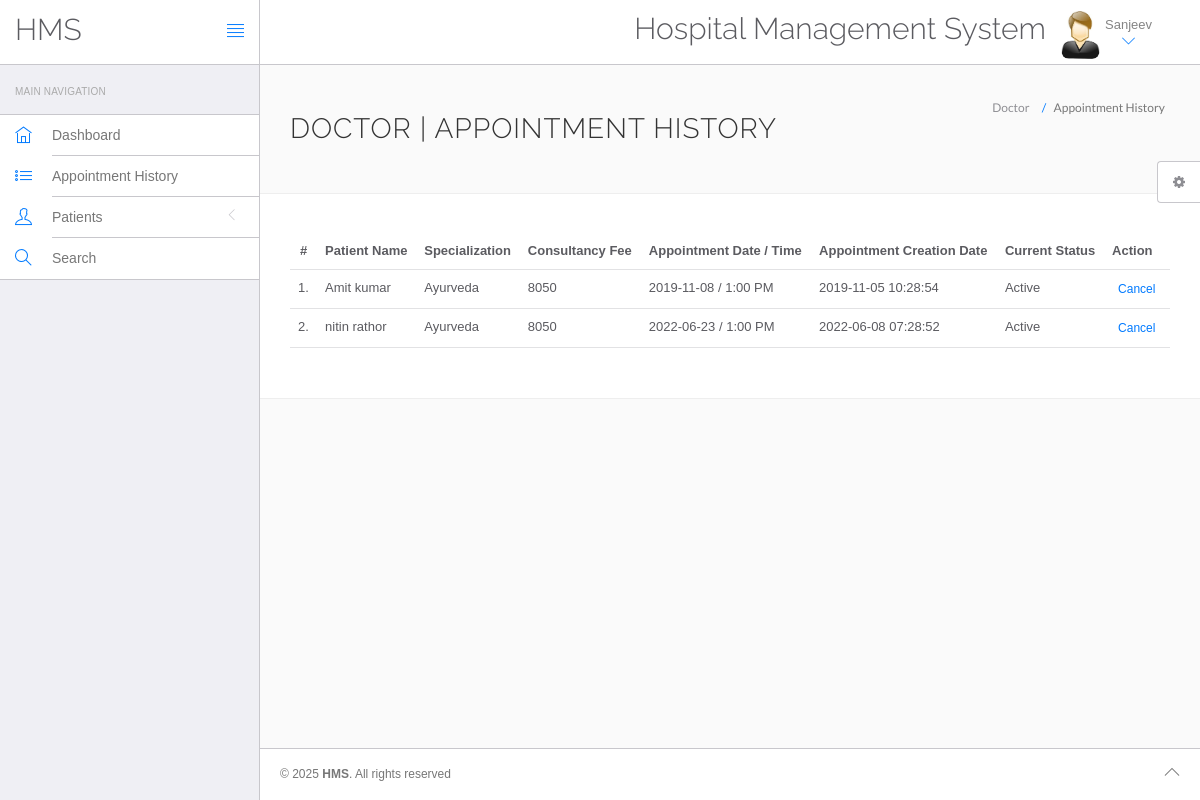
The app's page /hospital/hms/doctor/appointment-history.php (signed in) with its own data.
### tables this page shows
CREATE TABLE IF NOT EXISTS `doctors` (
  `id` int(11) NOT NULL AUTO_INCREMENT,
  `specilization` varchar(255) DEFAULT NULL,
  `doctorName` varchar(255) DEFAULT NULL,
  `address` longtext,
  `docFees` varchar(255) DEFAULT NULL,
  `contactno` bigint(11) DEFAULT NULL,
  `docEmail` varchar(255) DEFAULT NULL,
  `password` varchar(255) DEFAULT NULL,
  `creationDate` timestamp NULL DEFAULT CURRENT_TIMESTAMP,
  `updationDate` timestamp NULL DEFAULT NULL ON UPDATE CURRENT_TIMESTAMP,
  PRIMARY KEY (`id`)
);

CREATE TABLE IF NOT EXISTS `appointment` (
  `id` int(11) NOT NULL AUTO_INCREMENT,
  `doctorSpecialization` varchar(255) DEFAULT NULL,
  `doctorId` int(11) DEFAULT NULL,
  `userId` int(11) DEFAULT NULL,
  `consultancyFees` int(11) DEFAULT NULL,
  `appointmentDate` varchar(255) DEFAULT NULL,
  `appointmentTime` varchar(255) DEFAULT NULL,
  `postingDate` timestamp NULL DEFAULT CURRENT_TIMESTAMP,
  `userStatus` int(11) DEFAULT NULL,
  `doctorStatus` int(11) DEFAULT NULL,
  `updationDate` timestamp NULL DEFAULT NULL ON UPDATE CURRENT_TIMESTAMP,
  PRIMARY KEY (`id`)
);

CREATE TABLE IF NOT EXISTS `users` (
  `id` int(11) NOT NULL AUTO_INCREMENT,
  `fullName` varchar(255) DEFAULT NULL,
  `address` longtext,
  `city` varchar(255) DEFAULT NULL,
  `gender` varchar(255) DEFAULT NULL,
  `email` varchar(255) DEFAULT NULL,
  `password` varchar(255) DEFAULT NULL,
  `regDate` timestamp NULL DEFAULT CURRENT_TIMESTAMP,
  `updationDate` timestamp NULL DEFAULT NULL ON UPDATE CURRENT_TIMESTAMP,
  PRIMARY KEY (`id`),
  KEY `email` (`email`)
);

### hospital/hms/doctor/appointment-history.php (the view, shortened to what this page needs)
<?php
include('include/config.php');
?>
<!DOCTYPE html>
<html lang="en">
	<head>
		<link rel="stylesheet" href="vendor/bootstrap/css/bootstrap.min.css">
		<link rel="stylesheet" href="vendor/fontawesome/css/font-awesome.min.css">
		<link rel="stylesheet" href="vendor/themify-icons/themify-icons.min.css">
		<link href="vendor/animate.css/animate.min.css" rel="stylesheet" media="screen">
		<link href="vendor/perfect-scrollbar/perfect-scrollbar.min.css" rel="stylesheet" media="screen">
		<link href="vendor/switchery/switchery.min.css" rel="stylesheet" media="screen">
		<link href="vendor/bootstrap-touchspin/jquery.bootstrap-touchspin.min.css" rel="stylesheet" media="screen">
		<link href="vendor/select2/select2.min.css" rel="stylesheet" media="screen">
		<link href="vendor/bootstrap-datepicker/bootstrap-datepicker3.standalone.min.css" rel="stylesheet" media="screen">
		<link href="vendor/bootstrap-timepicker/bootstrap-timepicker.min.css" rel="stylesheet" media="screen">
		<link rel="stylesheet" href="assets/css/styles.css">
		<link rel="stylesheet" href="assets/css/plugins.css">
		<link rel="stylesheet" href="assets/css/themes/theme-1.css" id="skin_color" />
	</head>
	<body>
		<div id="app">
<?php include('include/sidebar.php');?>
			<div class="app-content">
					<?php include('include/header.php');?>
				<div class="main-content" >
					<div class="wrap-content container" id="container">
						<section id="page-title">
							<div class="row">
								<div class="col-sm-8">
									<h1 class="mainTitle">Doctor  | Appointment History</h1>
																	</div>
								<ol class="breadcrumb">
									<li>
										<span>Doctor </span>
									</li>
									<li class="active">
										<span>Appointment History</span>
									</li>
								</ol>
							</div>
						</section>
						<div class="container-fluid container-fullw bg-white">
									<div class="row">
								<div class="col-md-12">
									<table class="table table-hover" id="sample-table-1">
										<thead>
											<tr>
												<th class="center">#</th>
												<th class="hidden-xs">Patient  Name</th>
												<th>Specialization</th>
												<th>Consultancy Fee</th>
												<th>Appointment Date / Time </th>
												<th>Appointment Creation Date  </th>
												<th>Current Status</th>
												<th>Action</th>
											</tr>
										</thead>
										<tbody>
<?php
$sql=mysqli_query($con,"select users.fullName as fname,appointment.*  from appointment join users on users.id=appointment.userId where appointment.doctorId='".$_SESSION['id']."'");
$cnt=1;
while($row=mysqli_fetch_array($sql))
{
?>
											<tr>
												<td class="center"><?php echo $cnt;?>.</td>
												<td class="hidden-xs"><?php echo $row['fname'];?></td>
												<td><?php echo $row['doctorSpecialization'];?></td>
												<td><?php echo $row['consultancyFees'];?></td>
												<td><?php echo $row['appointmentDate'];?> / <?php echo
												 $row['appointmentTime'];?>
												</td>
												<td><?php echo $row['postingDate'];?></td>
												<td>
<?php if(($row['userStatus']==1) && ($row['doctorStatus']==1))
{
	echo "Active";
}
												?></td>
												<td >
												<div class="visible-md visible-lg hidden-sm hidden-xs">
							<?php if(($row['userStatus']==1) && ($row['doctorStatus']==1))
{ ?>
	<a href="appointment-history.php?id=<?php echo $row['id']?>&cancel=update" onClick="return confirm('Are you sure you want to cancel this appointment ?')"class="btn btn-transparent btn-xs tooltips" title="Cancel Appointment" tooltip-placement="top" tooltip="Remove">Cancel</a>
	<?php } else {
		echo "Canceled";
		} ?>
												</div>
												</td>
											</tr>
											<?php
$cnt=$cnt+1;
											 }?>
										</tbody>
									</table>
								</div>
							</div>
								</div>
					</div>
				</div>
			</div>
	<?php include('include/footer.php');?>
	<?php include('include/setting.php');?>
		</div>
	</body>
</html>

### hospital/hms/doctor/include/header.php (shortened to what this page needs)
<header class="navbar navbar-default navbar-static-top">
					<div class="navbar-header">
						<a class="navbar-brand" href="#">
							<h2 style="padding-top:20% ">HMS</h2>
						</a>
						<a href="#" class="sidebar-toggler pull-right visible-md visible-lg" data-toggle-class="app-sidebar-closed" data-toggle-target="#app">
							<i class="ti-align-justify"></i>
						</a>
					</div>
					<div class="navbar-collapse collapse">
						<ul class="nav navbar-right">
								<li  style="padding-top:2% ">
								<h2>Hospital Management System</h2>
							</li>
							<li class="dropdown current-user">
								<a href class="dropdown-toggle" data-toggle="dropdown">
									<img src="assets/images/images.jpg" > <span class="username">
									<?php $query=mysqli_query($con,"select doctorName from doctors where id='".$_SESSION['id']."'");
while($row=mysqli_fetch_array($query))
{
	echo $row['doctorName'];
}
									?> <i class="ti-angle-down"></i></i></span>
								</a>
							</li>
						</ul>
					</div>
				</header>

### hospital/hms/doctor/assets/css/themes/theme-1.css (style rules this page uses)
body { background: #FAFAFA; }
header .navbar-header { background: #ffffff !important; border-right-color: #c8c7cc !important; border-bottom-color: #c8c7cc !important; }
header .navbar-header .sidebar-toggler, header .navbar-header .sidebar-mobile-toggler { color: #007aff !important; }
header .navbar-header .navbar-brand { color: #777 !important; }
header .navbar-collapse { background: #ffffff !important; border-bottom-color: #c8c7cc !important; box-shadow: none !important; }
header .navbar-collapse .navbar-right > li > a { color: #777; }
header .navbar-collapse .navbar-right > li > a i { color: #007aff !important; }

### records on screen
doctors: doctorName "Sanjeev"
appointment: userId.fullName "Amit kumar", doctorSpecialization "Ayurveda", consultancyFees "8050", appointmentDate "2019-11-08", appointmentTime "1:00 PM", postingDate "2019-11-05 10:28:54", userStatus "Active"
appointment: userId.fullName "nitin rathor", doctorSpecialization "Ayurveda", consultancyFees "8050", appointmentDate "2022-06-23", appointmentTime "1:00 PM", postingDate "2022-06-08 07:28:52", userStatus "Active"
